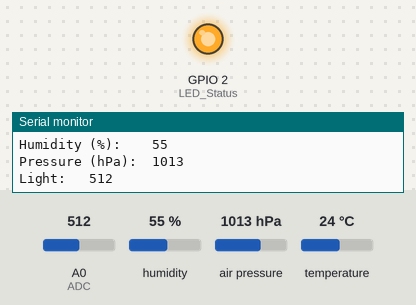
Bench run of a sketch on a simulated ESP8266 (NodeMCU). Parts: output pins drawn as LEDs (lit = HIGH), the last lines printed to the serial monitor. Inputs (shaded band) come from the test bench; at power-on: A0 (ADC) = 512, humidity 55 %, air pressure 1013 hPa, temperature 24 °C. WiFi joins after 1.5 s; servers stay silent unless stated; no MQTT or app messages arrive unless stated.

Above: at 18.7 s.
18.8 s: A0 (ADC) set to 110
At 22.47 s:
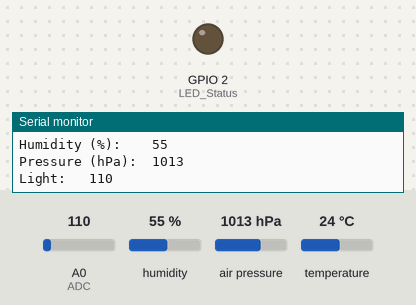
27.4 s: A0 (ADC) set to 90
Timing chart, 0 to 45.1 s (numbered marks = the images above; inputs shaded):
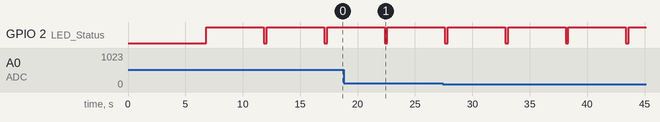

Measured:
- by itself, GPIO 2 (LED_Status): alternates HIGH for 5.0 s and LOW for 0.25 s

The sketch:

CWX-1_1.220406_Basic_Bring_Up_Test_Code_MQTT.ino
```cpp
/*
  Dave Williams, DitroniX 2019-2022 (ditronix.net)
  CWX 12S Compact Weather Station ESP8266 SDK
  Features include ESP8266, CR123A, BME280, BMP180, SFH2440 Light Sensor, UART Flashing Compatible

  PCA 1.2204-106 - CWX-1_1.220406_Basic_Bring_Up_Test_Code_MQTT Firmware 1.220406 - 6th April 2022

  CWX-1 Compact Weather Station - MQTT Basic Test Code for Domoticz - No Sleep Version - subscribe("domoticz/in")

  The purpose of this test code is to cycle through the various main functions of the board as part of bring up testing.

  This test code is OPEN SOURCE and formatted for easier viewing.  Although is is not intended for real world use, it may be freely used, or modified as needed.
  It is distributed on an "AS IS" BASIS, WITHOUT WARRANTIES OR CONDITIONS OF ANY KIND, either express or implied.

  Further information, details and examples can be found on our website wiki pages ditronix.net/wiki and github.com/DitroniX
*/

// Libraries
#include "Arduino.h"
#include <ESP8266WiFi.h>
#include <PubSubClient.h>   // Search PubSubClient in Library (http://pubsubclient.knolleary.net/)
#include "Wire.h"
#include <Adafruit_BME280.h>
#include <Adafruit_Sensor.h>

// ######### OBJECTS #########
Adafruit_BME280 bme; //BME280 connect to ESP8266 I2C (GPIO 4 = SDA, GPIO 5 = SCL)  // BME280 0x76 | BMP280 0x76 |  BMP180 0x77

// ######### VARIABLES / DEFINES / STATIC #########

  // App
  String AppVersion = "v1.220406";
  String AppBuild = "DitroniX CWX 12S SDK PCA v2204-106";
  String AppName = "CWX Compact Weather Station - MQTT Test - No Sleep";

  // WLAN
  WiFiClient  espclient;
  const char* ssid = "xxx";       // network SSID (name)
  const char* password = "xxx";    // network password
  const uint32_t connectTimeoutMs = 5000; // WiFi connect timeout per AP. Increase when connecting takes longer.
  byte macaddress[6];

  // MQTT
  PubSubClient client(espclient);
  const uint8_t mqtt_server[] = {192, 168, 0, 10}; // MQTT Server IP Address
  const char* mqttUser = ""; // MQTT User - if applicable
  const char* mqttPassword = ""; // MQTT Password - if applicable
  unsigned long timerDelay = 5; // Every 1 mins

  // Variables
  char SensorResult[10];
  float SensorRAW;

  // **************** IO ****************

  // Define I2C (Expansion Port)
  #define I2C_SDA 4
  #define I2C_SCL 5

  // **************** OUTPUTS ****************
  #define LED_Status 2  // Define ESP Output Port LED

  // **************** INPUTS ****************
  #define ADC A0  // Define ADC (0 DC - 1V DC)

  // ######### FUNCTIONS #########

  // Scan I2C Devices
  void scan_i2c_devices() {
    Serial.print("Scanning I2C\t");
    byte count = 0;
    Serial.print("Found Devices: ");
    Serial.print(" Devices: ");
    for (byte i = 8; i < 120; i++)
    {
    Wire.beginTransmission(i);
      if (Wire.endTransmission() == 0)
        {
        Serial.print(" (0x");
        Serial.print(i, HEX);
        Serial.print(")\t");
        count++;
        delay(1);
        }
    }
    Serial.print("Found ");
    Serial.print(count, HEX);
    Serial.println(" Device(s).");
  }

  // Initialise WLAN
  void InitialiseWLAN() {

    WiFi.mode(WIFI_STA);

    if(WiFi.status() != WL_CONNECTED){  // Connect or reconnect to WiFi
      Serial.println("Attempting to connect to SSID: " + String(ssid));

      WiFi.begin(ssid, password);

      // Let Stabalise
      delay(5000);

      WiFi.setAutoReconnect(true);
      WiFi.persistent(false);

      Serial.println("WLAN SSID \t " + String(ssid)) + "(Wifi Station Mode)";
      Serial.printf("WLAN IP \t %s\n", WiFi.localIP().toString().c_str());
      Serial.printf("WLAN GW \t %s\n", WiFi.gatewayIP().toString().c_str());
      Serial.printf("WLAN MASK \t %s\n", WiFi.subnetMask().toString().c_str());
      Serial.println("WLAN MAC \t " + WiFi.macAddress());
      Serial.println("");
      }
  }

  // Initialise Temperature Sensor
  void InitialiseTemperatureSensor(){ // BME280
    if (!bme.begin(0x76)) {
      Serial.println("Could not find a valid BME280 sensor, check wiring!");
      // while (1);
    }
  }

  // MQTT Callback
  void callback(char* topic, byte* message, unsigned int length) {
    Serial.print("Message arrived on topic: ");
    Serial.print(topic);
    Serial.print(". Message: ");
    String messageTemp;

    for (int i = 0; i < length; i++) {
      Serial.print((char)message[i]);
      messageTemp += (char)message[i];
    }
    Serial.println();
  }

  void ReconnectMQTT() {

    // WLAN
    if(WiFi.status() != WL_CONNECTED){
      InitialiseWLAN();
      }

        // Stabalise
      delay(1000);

      // Initialise MQTT Connection
      client.setServer(mqtt_server, 1883);
      client.setCallback(callback);
      Serial.println("Initialised MQTT");

    // Loop until we're reconnected
    while (!client.connected()) {
      Serial.print("Attempting MQTT connection...");
      // Attempt to connect
      if (client.connect("espclient")) {
        Serial.println("    MQTT Connected & Subscribing");
        Serial.println("");
        // Subscribe
        client.subscribe("domoticz/in");  //Topic
      } else {
        Serial.print("      MQTT Failed, rc=");
        Serial.print(client.state());
        Serial.println(" try again in 5 seconds");
        // Wait 5 seconds before retrying
        delay(5000);
      }
    }
  }

  // ######### SETUP #########
  void setup() {

    //Stabalise
    delay(500);

    // Initialize UART:
    Serial.begin(115200, SERIAL_8N1);  //115200
    while (!Serial);
    Serial.println("");
    Serial.println(AppVersion + " Initialized");
    Serial.println(AppBuild);
    Serial.println(AppName);
    Serial.println("");

    // LED
    pinMode(LED_Status, OUTPUT);

    // Initialize I2C
    Wire.begin(I2C_SDA, I2C_SCL);
    scan_i2c_devices();
    InitialiseTemperatureSensor();

    // WLAN
    if(WiFi.status() != WL_CONNECTED){InitialiseWLAN();}
    Serial.println("");
  }

  // ######### LOOP #########
  void loop() {

    // MQTT
    if (!client.connected()) {
      ReconnectMQTT();
    } else {

      // WLAN Info
      Serial.printf("WLAN IP \t %s   MQTT Connected\n", WiFi.localIP().toString().c_str());

      // Temperature ºC and round to 1 decimal place
      SensorRAW = bme.readTemperature();
      dtostrf (SensorRAW, 5, 1, SensorResult);
      sprintf (SensorResult, "%s", SensorResult);
      Serial.print("Temperature (ºC): ");  Serial.println(SensorResult);
      client.publish("cwx/temperature", SensorResult);

      // Humity % and round to no decimal places
      SensorRAW = round(bme.readHumidity());
      dtostrf(SensorRAW,5,0,SensorResult);
      Serial.print("Humidity (%): ");   Serial.println(SensorResult);
      client.publish("cwx/humidity", SensorResult);

      // Pressure and round to no decimal places
      SensorRAW = (bme.readPressure() / 100.0F);
      dtostrf(SensorRAW,5,0,SensorResult);
      Serial.print("Pressure (hPa): "); Serial.println(SensorResult);
      client.publish("cwx/pressure", SensorResult);

      // Light Reading
      SensorRAW = analogRead(ADC);
      dtostrf(SensorRAW,5,0,SensorResult);
      Serial.print("Light: ");  Serial.print(SensorResult );
      Serial.println("");
      client.publish("cwx/lightmeter", SensorResult);

      Serial.println("");
      }

    // Hearbeat LED
    digitalWrite(LED_Status, LOW);   // turn the LED on (HIGH is the voltage level)
    delay(250);                       // wait for a second
    digitalWrite(LED_Status, HIGH);    // turn the LED off by making the voltage LOW

    // Loop Delay
    delay(timerDelay * 1000);

  }
```
